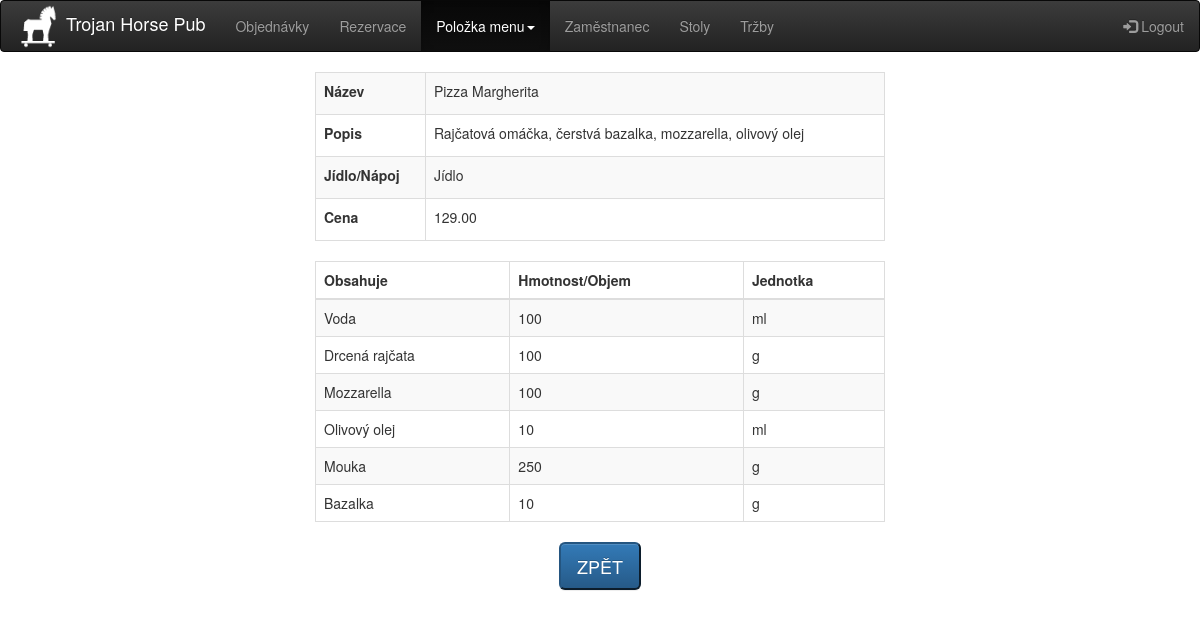
Page /menu_polozka_show.php?id=1 (signed in) on the committed database.
### tables this page shows
CREATE TABLE `polozka_menu` (
  `id_menu` int(11) NOT NULL,
  `nazev` varchar(50) NOT NULL,
  `popis` varchar(100) DEFAULT NULL,
  `cena` decimal(8,2) NOT NULL,
  `typ` varchar(1) NOT NULL,
  `hide_polozka` int(11) NOT NULL DEFAULT '0'
);

CREATE TABLE `obsahuje` (
  `id_menu` int(11) NOT NULL,
  `id_ingredience` int(11) NOT NULL,
  `mnozstvi` int(11) NOT NULL,
  `jednotka` varchar(3) NOT NULL,
  `hide_obsahuje` int(11) NOT NULL DEFAULT '0'
);

CREATE TABLE `ingredience` (
  `id_ingredience` int(11) NOT NULL,
  `nazev_ingredience` varchar(30) NOT NULL,
  `hide_ingred` int(11) NOT NULL DEFAULT '0'
);

### menu_polozka_show.php (the view, shortened to what this page needs)
<?php
include_once "header.php";
$id = $_GET['id'];
?>
<div class="col-md-6 center-block">
<table class="table table-bordered table-striped table-hover">
	<tbody>
		<?php
			$db = connect_to_serv();
			$query = "SELECT * FROM polozka_menu WHERE id_menu='$id' AND hide_polozka = '0' ";
			if ($result = mysqli_query($db, $query)) {
				while ($row = mysqli_fetch_assoc($result)){
					echo '<tr>';
					echo "<td><label>Název</label></td>";
					echo "<td>".htmlspecialchars($row['nazev'])."</td>";
					echo '</tr>';
					echo '<tr>';
					echo "<td><label>Popis</label></td>";
					echo "<td>".htmlspecialchars($row['popis'])."</td>";
					echo '</tr>';
					echo '<tr>';
					echo "<td><label>Jídlo/Nápoj</label></td>";
					if ($row['typ'] == 'J'){
						echo "<td>Jídlo</td>";
					} else echo "<td>Nápoj</td>";
					echo '</tr>';
					echo "<td><label>Cena</label></td>";
					echo "<td>".$row['cena']."</td>";
				}
			}
		?>
	</tbody>
</table>
<table class="table table-bordered table-striped table-hover">
	<thead>
		<tr>
			<th>Obsahuje</th>
			<th>Hmotnost/Objem</th>
			<th>Jednotka</th>
		</tr>
	</thead>
	<tbody>
		<?php
			$query2 = "SELECT * FROM `obsahuje` as o NATURAL JOIN `ingredience` as i  WHERE id_menu='$id' AND hide_obsahuje = '0' AND hide_ingred = '0'";
			if ($result2 = mysqli_query($db, $query2)) {
				while ($row2 = mysqli_fetch_assoc($result2)){
					echo '<tr>';
					echo "<td>".htmlspecialchars($row2['nazev_ingredience'])."</td>";
					echo "<td>".$row2['mnozstvi']."</td>";
					echo "<td>".$row2['jednotka']."</td>";
					echo '</tr>';
					}
			}
		?>
	</tbody>
</table>
<button type='button' class='btn-lg btn-primary center-block' onclick="window.location.href = '/menu_polozka.php'">ZPĚT</button>
</div>
<?php
include_once "footer.php";
?>

### header.php (style rules this page uses)
.center-block { float:none }

### rows in the picture
polozka_menu: nazev "Pizza Margherita", popis "Rajčatová omáčka, čerstvá bazalka, mozzarella, olivový olej", typ "Jídlo", cena "129.00"
obsahuje: id_ingredience.nazev_ingredience "Voda", mnozstvi "100", jednotka "ml"
obsahuje: id_ingredience.nazev_ingredience "Drcená rajčata", mnozstvi "100", jednotka "g"
obsahuje: id_ingredience.nazev_ingredience "Mozzarella", mnozstvi "100", jednotka "g"
obsahuje: id_ingredience.nazev_ingredience "Olivový olej", mnozstvi "10", jednotka "ml"
obsahuje: id_ingredience.nazev_ingredience "Mouka", mnozstvi "250", jednotka "g"
obsahuje: id_ingredience.nazev_ingredience "Bazalka", mnozstvi "10", jednotka "g"
